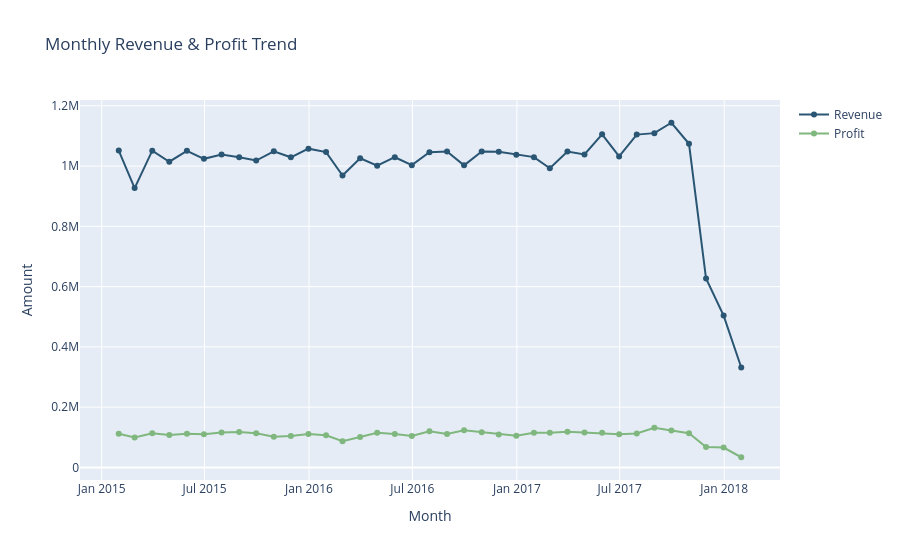

The code cell stored with this chart in its notebook:
### Markdown cell above
## 7. Time-Series Analysis

### Code cell
monthly = df.set_index("order date (DateOrders)").resample("M").agg(
    revenue=("Sales", "sum"),
    profit=("Order Profit Per Order", "sum"),
    orders=("Order Id", "nunique"),
).reset_index()

fig = go.Figure()
fig.add_trace(go.Scatter(x=monthly["order date (DateOrders)"], y=monthly["revenue"],
                          name="Revenue", mode="lines+markers", line=dict(color="#2a5674")))
fig.add_trace(go.Scatter(x=monthly["order date (DateOrders)"], y=monthly["profit"],
                          name="Profit", mode="lines+markers", line=dict(color="#7fb77e")))
fig.update_layout(title="Monthly Revenue & Profit Trend", xaxis_title="Month", yaxis_title="Amount",
                   hovermode="x unified")
fig.show()
